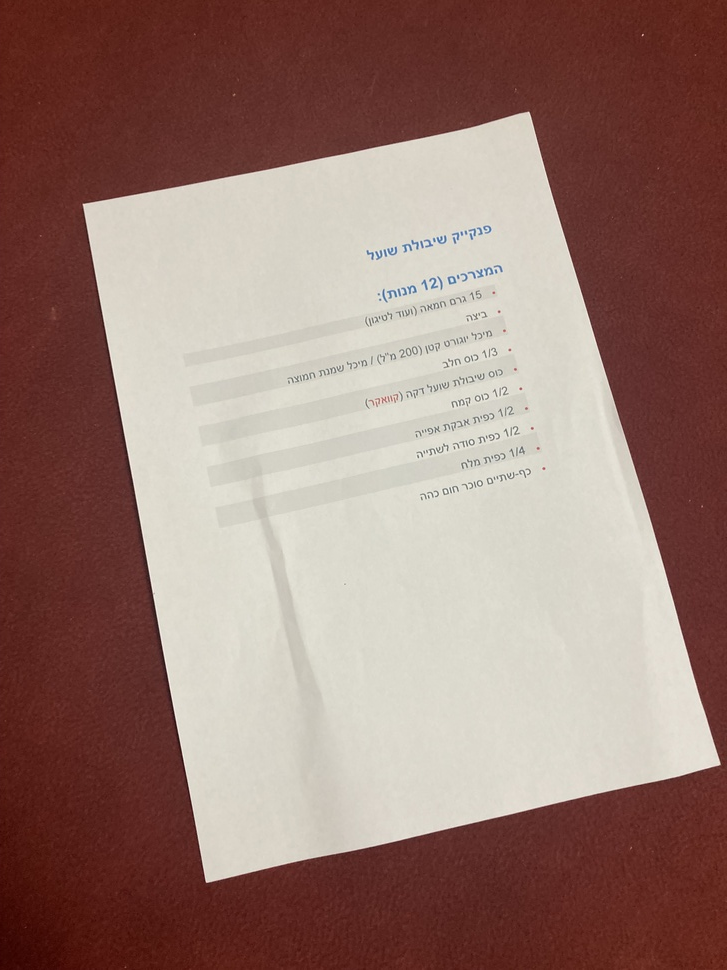
#> input picture input/IMG-3763.jpg, 727 x 970 px, shrunk from 3024 x 4032 before the run
$ python straightensPage.py input/IMG-3763.jpg input/IMG-3784.jpg
#> lines starting #> are read from the running program, lines starting #| are printed output that depends on the picture; after the words box and inside, x2 and y2 are one past the last pixel; in counts of white or black regions, pixels touching at a corner belong together
import sys
import matplotlib.pyplot as plt
import cv2 as cv
import numpy as np
import math


def straightensPage():
    INPUT_PATH ,OUTPUT_PATH = (sys.argv[1]), (sys.argv[2])
    #   Read image from input path
    img = cv.imread(INPUT_PATH)
#> img is the input picture: shape (970, 727, 3); mean B, G, R 115.3, 123.8, 153.1

    #   Binarize the image (make pixels either 0 or 255)
    img_grey = cv.cvtColor(img, cv.COLOR_BGR2GRAY)
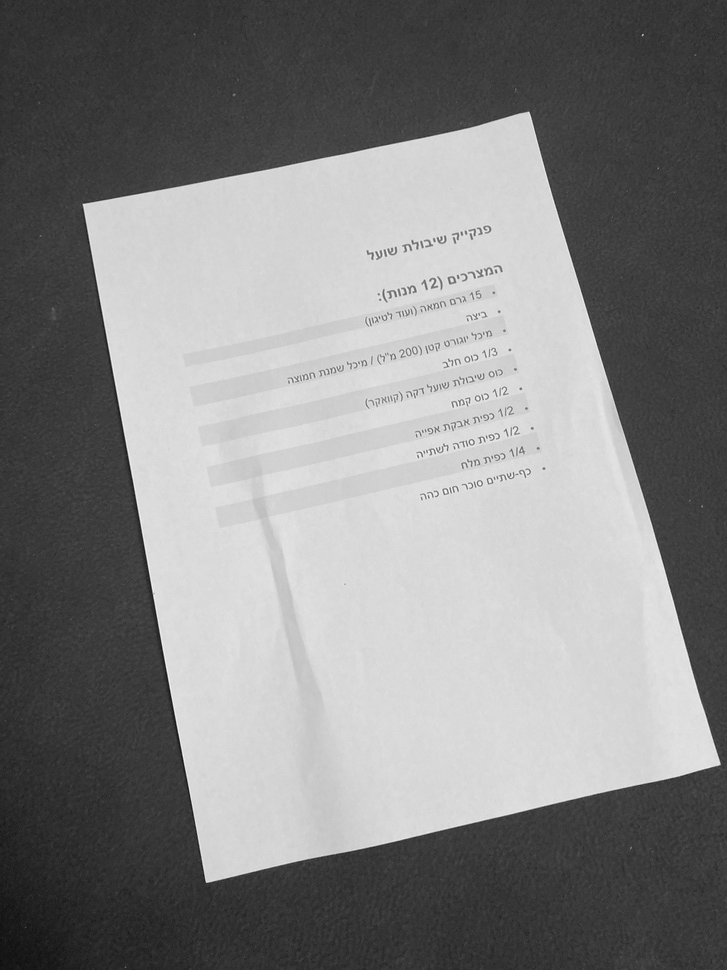
#> img_grey: shape (970, 727); min 15, max 254, mean 131.6
    blur_img = cv.blur(img_grey, (20, 20))
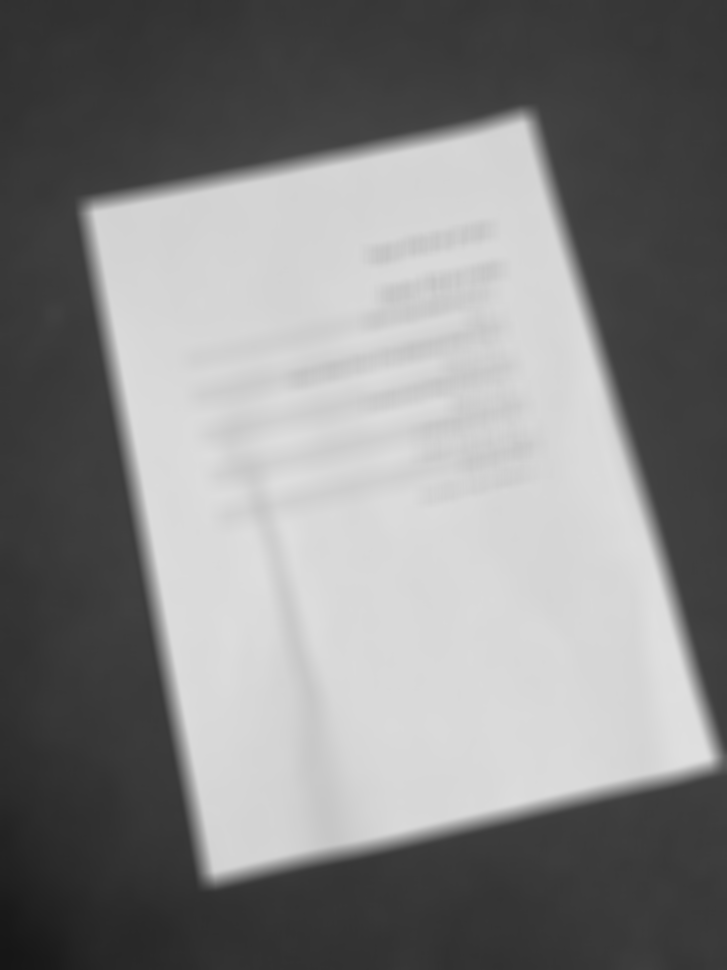
#> blur_img: shape (970, 727); min 22, max 223, mean 131.6
    _, binary_img = cv.threshold(blur_img, 95, 255, cv.THRESH_OTSU)
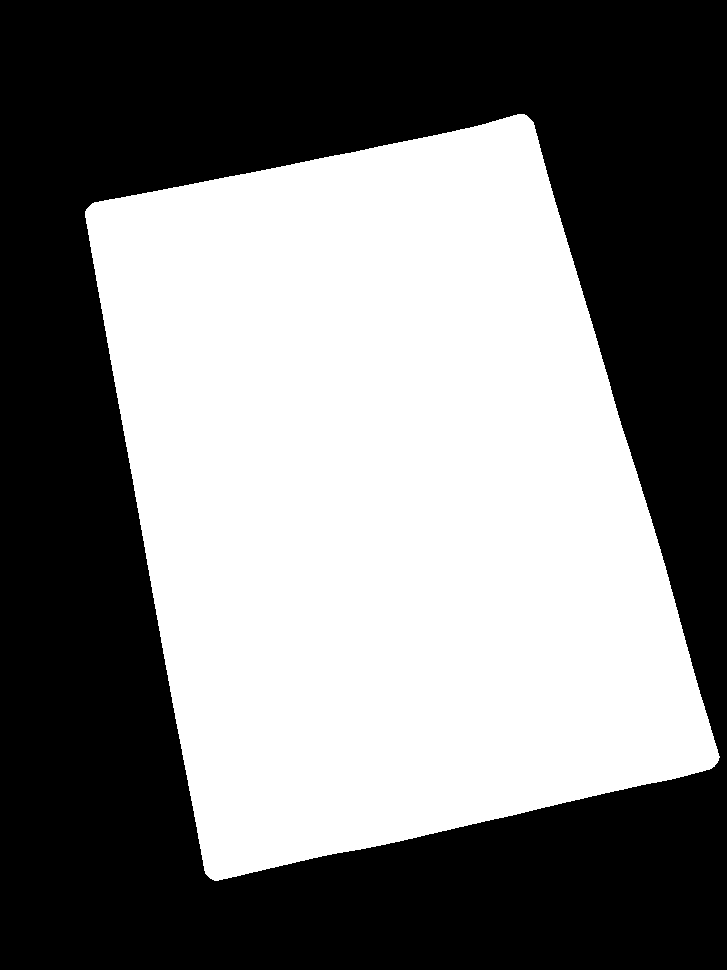
#> binary_img: shape (970, 727); 47.8% white; 1 white region

    #   Find the largest contour in the image.
    cnts, _ = cv.findContours(binary_img, cv.RETR_EXTERNAL,cv.CHAIN_APPROX_SIMPLE)
#> cnts = 1 contour; box (x1, y1, x2, y2) and area: (85, 114, 720, 881) 336142
    biggest_contour = get_biggest_contour(cnts)
#> the loop in get_biggest_contour, `for contour in contours: ` made 1 pass
#> (area, biggest_area) on pass 1: (336142, 336142)
#> after the loop in get_biggest_contour, `for contour in contours:`: biggest_area = 336142; biggest_contour = contour of 1037 points, box (x1, y1, x2, y2) (85, 114, 720, 881), area 336142

    #   Find the bounding rectangle of the contour with minimum area
    box = cv.minAreaRect(biggest_contour)
#> box = ((391.9, 490.2), (527.5, 688.9), -12.16)
    boxPts = np.int0(cv.boxPoints(box))
#> boxPts = [[206, 882], [61, 208], [577, 97], [722, 771]]

    #   Calculate the height and width of the page
    height,width = calculate_height_and_weigth(boxPts)
#> in calculate_height_and_weigth, `top_left=list(boxPts[0])`: top_left = [206, 882]
#> in calculate_height_and_weigth, `top_right=list(boxPts[1])`: top_right = [61, 208]
#> in calculate_height_and_weigth, `bottom_right=list(boxPts[2])`: bottom_right = [577, 97]
#> in calculate_height_and_weigth, `bottom_left=list(boxPts[3])`: bottom_left = [722, 771]
#> in calculate_height_and_weigth, `height_distances = math.dist(top_right, bottom_right) + math.dist(top_..`: height_distances = 1055.6
#> in calculate_height_and_weigth, `width_distances = math.dist(top_right,top_left) + math.dist(bottom_rig..`: width_distances = 1378.8
#> in calculate_height_and_weigth, `both_sides = (int(height_distances/2) , int(width_distances/2))`: both_sides = (527, 689)
#> height = 689; width = 527

    #   Define the transformation matrix the four corners of the page will be mapped to four corners in the output image.
    old_points = [[0,0],[width-1,0],[width-1,height-1],[0,height]]
#> old_points = [[0, 0], [526, 0], [526, 688], [0, 689]]
    output_corners = np.float32(old_points)
#> output_corners = [[0, 0], [526, 0], [526, 688], [0, 689]]
    original_corners = np.float32(boxPts)
#> original_corners = [[206, 882], [61, 208], [577, 97], [722, 771]]
    transformation_matrix = cv.getPerspectiveTransform(original_corners,output_corners)
#> transformation_matrix = [[-0.16, -0.746, 690.6], [1.27, -0.274, -20.7], [-4.43e-07, -2.06e-06, 1]]

    #   Applies a perspective transformation to an image.
    final_img = cv.warpPerspective(img,transformation_matrix,(width,height))
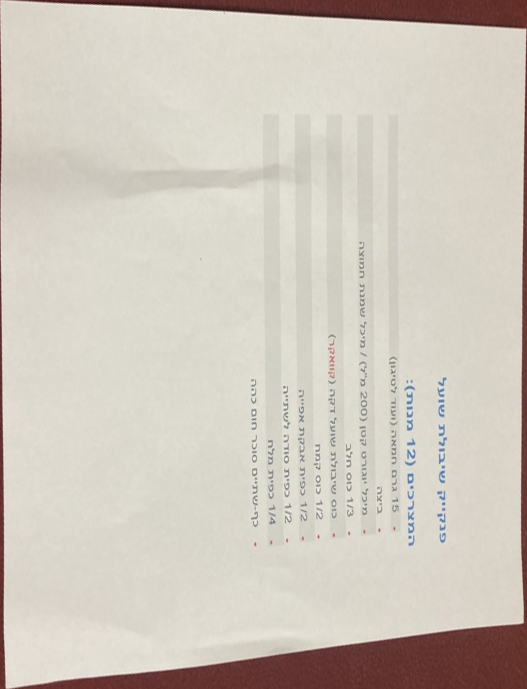
#> final_img: shape (689, 527, 3); mean B, G, R 190.3, 201, 208.1

    #   Write new image to output path
    cv.imwrite(OUTPUT_PATH, final_img)

    #   If you want to show on screen
    # plt.imshow(cv.cvtColor(final_img, cv.COLOR_RGB2BGR))
    # plt.show()

def get_biggest_contour(contours):
    '''This function returns the largest contour'''
    biggest_contour = None
    biggest_area = 0
    for contour in contours:

        area = cv.contourArea(contour)

        if area > biggest_area:
            biggest_contour = contour
            biggest_area = area
    return biggest_contour

def calculate_height_and_weigth(boxPts):
    '''
    This function calculating the image size by the boxPts indexes
    boxPts[0]######boxPts[1]
    ########################
    ##########PAGE##########
    ########################
    boxPts[3]######boxPts[2]
    '''
    top_left=list(boxPts[0])
    top_right=list(boxPts[1])
    bottom_right=list(boxPts[2])
    bottom_left=list(boxPts[3])

    #   Calculate image sizes
    height_distances = math.dist(top_right, bottom_right) + math.dist(top_left, bottom_left)
    width_distances = math.dist(top_right,top_left) + math.dist(bottom_right,bottom_left)
    both_sides = (int(height_distances/2) , int(width_distances/2))
    #   Return height and weigth (Heigth bigger then Weigth)
    return max(both_sides), min(both_sides)


if __name__ == '__main__':
    straightensPage()

$ run again, on input/IMG-3785.jpg
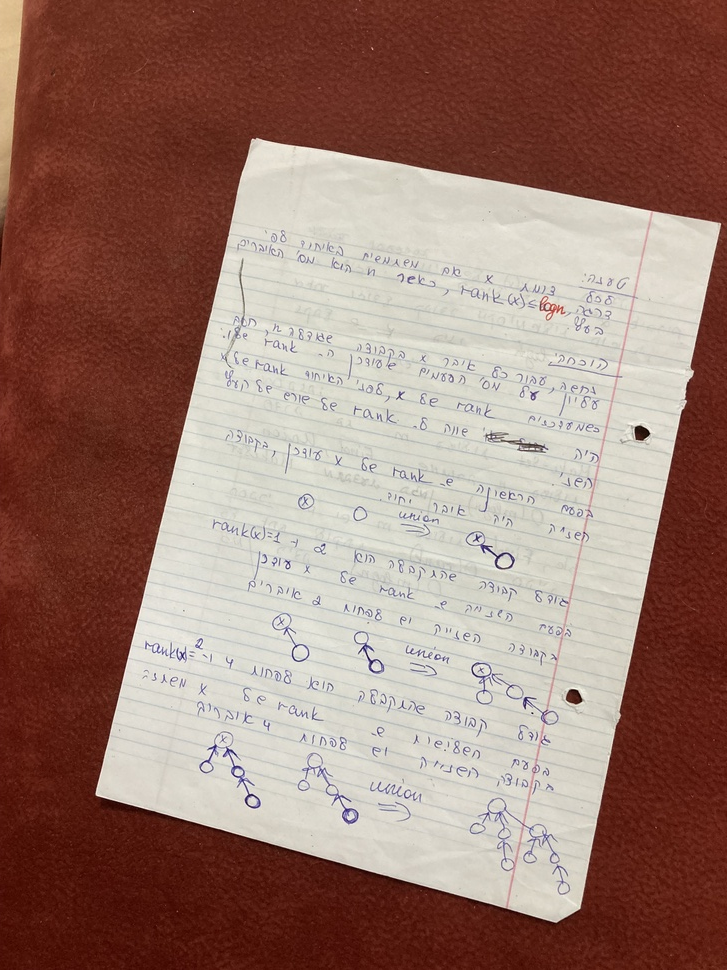
#> input picture input/IMG-3785.jpg, 727 x 970 px, shrunk from 3024 x 4032 before the run
#> in straightensPage, img is the input picture: shape (970, 727, 3); mean B, G, R 110.9, 121.7, 153.5
#> in straightensPage, `_, binary_img = cv.threshold(blur_img, 95, 255, cv.THRESH_OTSU)`:
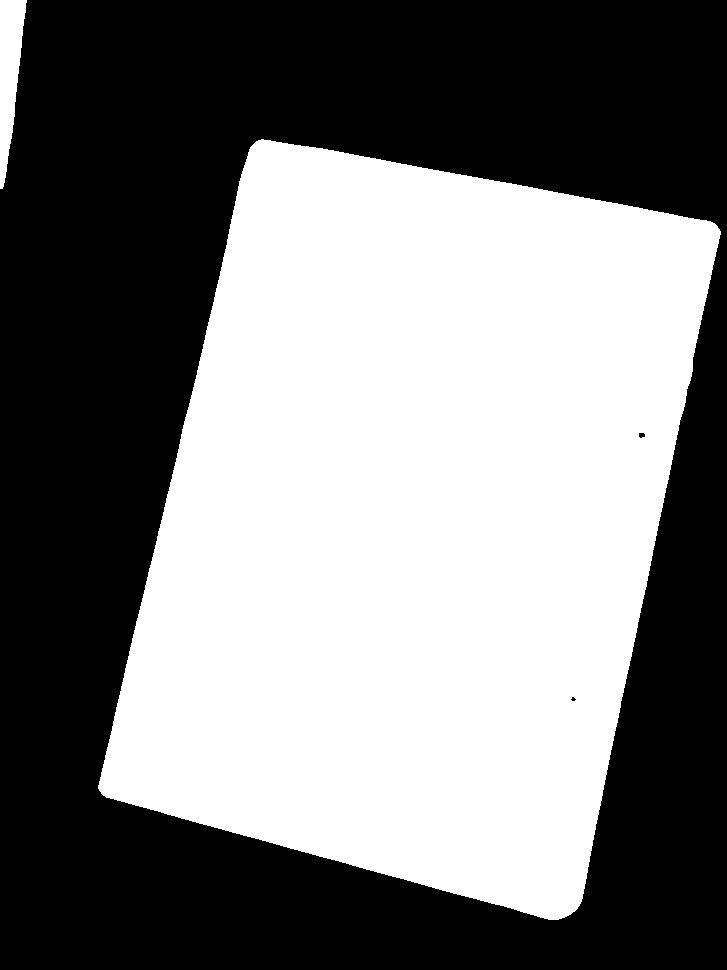
#> binary_img: shape (970, 727); 48.6% white; 2 white regions
#> cnts = 2 contours; box (x1, y1, x2, y2) and area: (98, 139, 721, 920) 338502, (0, 0, 27, 189) 2831
#> the loop in get_biggest_contour, `for contour in contours: ` made 2 passes
#> (area, biggest_area) on pass 1: (338502.5, 338502.5)
#> after the loop in get_biggest_contour, `for contour in contours:`: biggest_area = 338502.5; biggest_contour = contour of 1034 points, box (x1, y1, x2, y2) (98, 139, 721, 920), area 338502
#> box = ((406.4, 523.4), (716.5, 496.9), -78.21)
#> boxPts = [[576, 924], [89, 823], [236, 121], [722, 223]]
#> top_left = [576, 924]
#> top_right = [89, 823]
#> bottom_right = [236, 121]
#> bottom_left = [722, 223]
#> height_distances = 1433.3
#> width_distances = 994
#> both_sides = (716, 496)
#> height = 716; width = 496
#> old_points = [[0, 0], [495, 0], [495, 715], [0, 716]]
#> original_corners = [[576, 924], [89, 823], [236, 121], [722, 223]]
#> transformation_matrix = [[-0.974, -0.203, 748.8], [0.202, -0.975, 784.2], [-6.44e-06, 8.73e-07, 1]]
#> in straightensPage, `final_img = cv.warpPerspective(img,transformation_matrix,(width,height))`:
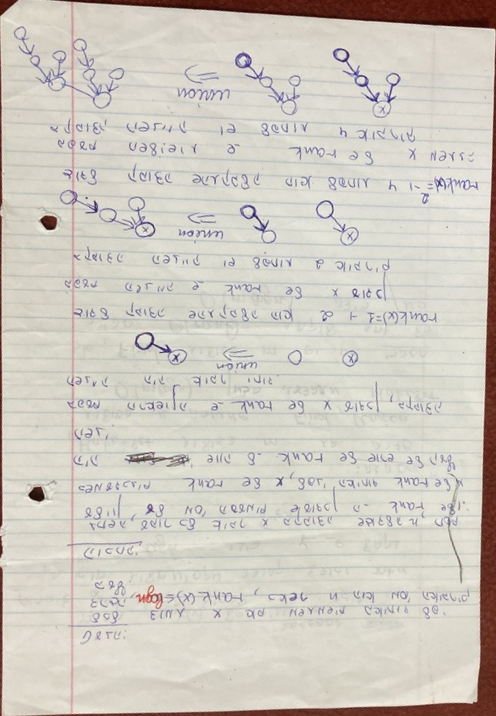
#> final_img: shape (716, 496, 3); mean B, G, R 193.3, 202.3, 207.3
